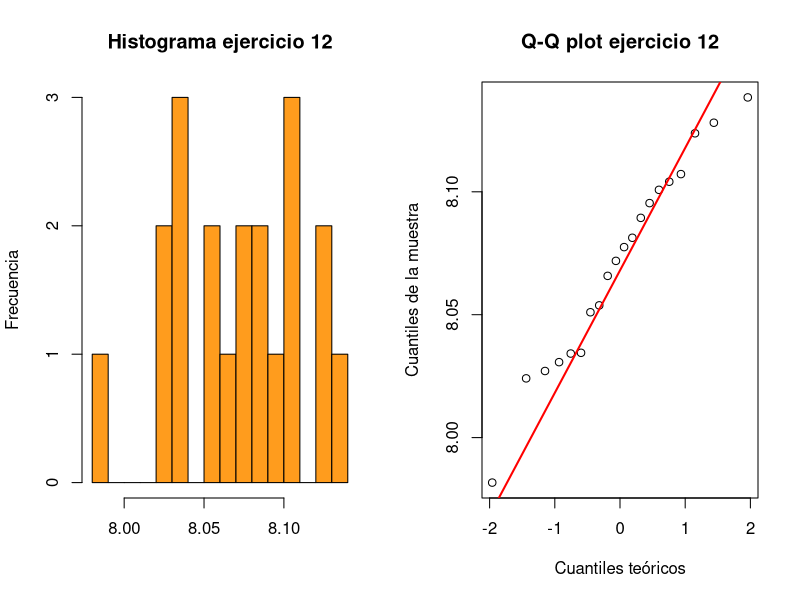

Write R code to recreate this figure.
## ---- chunk 1
knitr::opts_chunk$set(echo = TRUE)
## ---- chunk 2
library(scales)
## ---- chunk 3
p11a = pnorm(195, mean = 192, sd = 29, lower.tail = F)
paste("La probabilidad de un pasajero con más de 195 libras es de ",
      round(p11a*100, 2), "%", sep = "")
## ---- chunk 4
error_estandar = 29/sqrt(213)
p11b = pnorm(195, mean = 192, sd = error_estandar, lower.tail = F) 
paste("El piloto debe preocuparse ya que la probabilidad de excederse del peso permitido es de ", round(p11b*100, 2), "%.", " Esto implica que de cada 15 viajes 1 pudiera presentar sobrepeso", sep = "")
## ---- chunk 5
datos12 = c(8.1008, 8.1072, 8.0271,  8.0813, 8.0241, 8.0510, 7.9817, 8.0954, 8.0658,
            8.1238, 8.1281, 8.0307,  8.0719, 8.0345, 8.0775, 8.1384, 8.1041, 8.0894,
            8.0538, 8.0342)
print(datos12)
## ---- chunk 6
par(mfrow = c(1,2))
hist(datos12, breaks = 15, col = "#ff9c1d", main = "Histograma ejercicio 12", xlab = "", ylab = "Frecuencia")
qqnorm(datos12, xlab = "Cuantiles teóricos", ylab = "Cuantiles de la muestra", main = "Q-Q plot ejercicio 12", pch = 1)
qqline(datos12, col = "red", lwd  = 2)
## ---- chunk 7
datos1 = c(235, 159, 492, 530, 138, 125, 128, 900, 360, 212)
datos1_dol = datos1 * 1000
print(datos1)
## ---- chunk 8
media1 = mean(datos1_dol)
paste("La media de los salarios anuales de la muestra de entrenadores es de ", dollar(media1), " dólares.", sep = "")
## ---- chunk 9
mediana1 = median(datos1_dol)
paste("La mediana de los salarios anuales de la muestra de entrenadores es de ", dollar(mediana1), " dólares.", sep = "")
## ---- chunk 10
desv1 = sd(datos1_dol)
paste("La desviación estándar de los salarios anuales de la muestra de entrenadores es de ", dollar(desv1), " dólares.", sep = "")
## ---- chunk 11
var1 = var(datos1_dol)
paste("La varianza de los salarios anuales de la muestra de entrenadores es de ", number(var1, big.mark = ","), ". Se expresarían en dólares cuadrados, pero esto no hace mucho sentido.", sep = "")
## ---- chunk 12
z1e = (235000-media1)/desv1
paste("El valor z de $235,000 es", round(z1e, 2))
## ---- chunk 13
n = 2103
infectados = 14
p = infectados/n
## ---- chunk 14
p3a = (infectados/n)*((infectados-1)/(n-1))
paste("La probabilidad será de ", round(p3a*100,5),"%", sep="")
## ---- chunk 15
n = 5000
q = 1-p
media3b = n*p
desv3b = sqrt(n*p*q)
p3b = pnorm(39.5, mean = media3b, sd = desv3b, lower.tail = F) 
paste("La probabilidad de que al menos 40 desarrollen infecciones en una muestra de 5,000 pacientes es de ", round(p3b*100,2),"%", sep = "")
## ---- chunk 16
p5=0.1
p5a = p5*p5*p5
paste("La probabilidad de que las tres personas sean zurdas es de ", p5a*100, "%", sep="")
## ---- chunk 17
p5b = 1-(1-p5)^3
paste("La probabilidad de que de 3 personas al menos una persona sea zurda es de ", p5b*100, "%", sep="")
## ---- chunk 18
n = 50
media5d = p5 * n
paste("El número medio de zurdos por grupo sería de ", media5d, " personas", sep="")
## ---- chunk 19
n = 50
desv5d = sqrt(p5*(1-p5)*n)
paste("La desviación estándar de zurdos por grupo sería de ", round(desv5d, 2), " personas", sep="")
